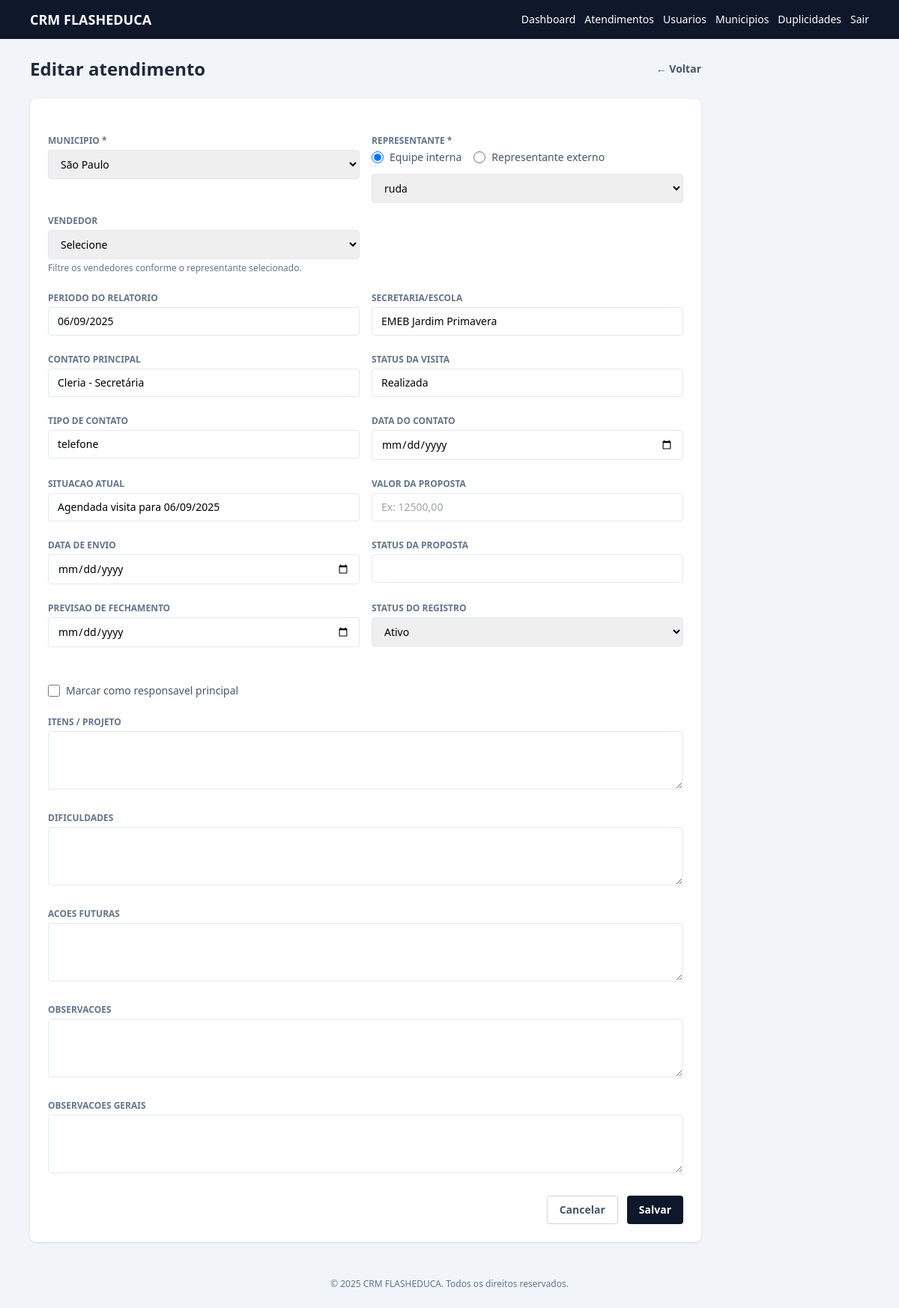
The app's page /atendimento_form.php?id=279 (signed in) with its own data.
### tables this page shows
CREATE TABLE `atendimentos` (
  `id` int(11) NOT NULL,
  `municipio_id` int(11) NOT NULL,
  `representante_id` int(11) DEFAULT NULL,
  `vendedor_id` int(11) DEFAULT NULL,
  `representante_nome_externo` varchar(150) DEFAULT NULL,
  `periodo_relatorio` varchar(100) DEFAULT NULL,
  `secretaria_escola` varchar(150) DEFAULT NULL,
  `contato_principal` varchar(150) DEFAULT NULL,
  `status_visita` varchar(100) DEFAULT NULL,
  `observacoes` text DEFAULT NULL,
  `tipo_contato` varchar(100) DEFAULT NULL,
  `data_contato` date DEFAULT NULL,
  `situacao_atual` varchar(120) DEFAULT NULL,
  `valor_proposta` decimal(12,2) DEFAULT NULL,
  `itens_projeto` text DEFAULT NULL,
  `data_envio` date DEFAULT NULL,
  `status_proposta` varchar(120) DEFAULT NULL,
  `previsao_fechamento` date DEFAULT NULL,
  `dificuldades` text DEFAULT NULL,
  `acoes_futuras` text DEFAULT NULL,
  `observacoes_gerais` text DEFAULT NULL,
  `responsavel_principal` tinyint(1) NOT NULL DEFAULT 0,
  `status_geral` enum('ATIVO','CONCLUIDO','ARQUIVADO') NOT NULL DEFAULT 'ATIVO',
  `created_at` datetime NOT NULL DEFAULT current_timestamp(),
  `updated_at` datetime NOT NULL DEFAULT current_timestamp() ON UPDATE current_timestamp()
);

CREATE TABLE `municipios` (
  `id` int(11) NOT NULL,
  `nome` varchar(150) NOT NULL,
  `codigo_ibge` varchar(20) DEFAULT NULL,
  `estado` varchar(2) DEFAULT NULL,
  `representante_id` int(11) DEFAULT NULL,
  `vendedor_id` int(11) DEFAULT NULL,
  `created_at` datetime NOT NULL DEFAULT current_timestamp(),
  `updated_at` datetime NOT NULL DEFAULT current_timestamp() ON UPDATE current_timestamp()
);

CREATE TABLE `users` (
  `id` int(11) NOT NULL,
  `name` varchar(120) NOT NULL,
  `email` varchar(120) NOT NULL,
  `password_hash` varchar(255) NOT NULL,
  `role` enum('ADMIN','REPRESENTANTE','ADMIN/REPRESENTANTE','VENDEDOR') NOT NULL DEFAULT 'VENDEDOR',
  `created_by` int(11) DEFAULT NULL,
  `estado` varchar(50) NOT NULL,
  `cidade` varchar(100) DEFAULT NULL,
  `representante_id` int(11) DEFAULT NULL,
  `active` tinyint(1) NOT NULL DEFAULT 1,
  `last_login_at` datetime DEFAULT NULL,
  `created_at` datetime NOT NULL DEFAULT current_timestamp(),
  `updated_at` datetime NOT NULL DEFAULT current_timestamp() ON UPDATE current_timestamp()
);

### atendimento_form.php (the view, shortened to what the rows shown need)
<?php
$pdo = get_pdo();
$statusOptions = [
    'ATIVO' => 'Ativo',
    'CONCLUIDO' => 'Concluido',
    'ARQUIVADO' => 'Arquivado',
];
$id = isset($_GET['id']) ? (int)$_GET['id'] : 0;
$isEdit = $id > 0;
$atendimento = null;
if ($isEdit) {
    $atendimento = find_atendimento($pdo, $id);
}
$userId = (int)$_SESSION['user_id'];
$stmtUser = $pdo->prepare('SELECT role, estado FROM users WHERE id = :id');
$stmtUser->execute([':id' => $userId]);
$userData = $stmtUser->fetch();
$isAdmin = $userData && in_array($userData['role'], ['ADMIN', 'ADMIN/REPRESENTANTE'], true);
if ($isAdmin) {
    $stmtMunicipios = $pdo->query('SELECT id, nome FROM municipios ORDER BY nome');
    $municipios = $stmtMunicipios->fetchAll();
}
$representantes = $isAdmin ? $pdo->query("SELECT id, name FROM users WHERE role LIKE '%REPRESENTANTE%' AND active = 1 ORDER BY name")->fetchAll() : [];
$pageTitle = $isEdit ? 'Editar atendimento' : 'Novo atendimento';
require __DIR__ . '/partials/header.php';
?>
<div class="max-w-4xl">
    <div class="mb-6 flex items-center justify-between">
        <h1 class="text-2xl font-semibold text-slate-800"><?= esc($pageTitle) ?></h1>
    </div>
    <form method="post" class="space-y-6 rounded-lg bg-white p-6 shadow">
        <div class="grid gap-4 md:grid-cols-2">
            <div>
                <label class="mb-1 block text-xs font-semibold uppercase text-slate-500" for="municipio_id">Municipio *</label>
                <select name="municipio_id" id="municipio_id" required class="w-full rounded border border-slate-200 px-3 py-2 text-sm">
                    <?php
                    $defaultMunicipio = $atendimento['municipio_id'] ?? '';
                    $selectedMunicipio = old('municipio_id', $defaultMunicipio);
                    foreach ($municipios as $municipio): ?>
                        <option value="<?= $municipio['id'] ?>" <?= (string)$selectedMunicipio === (string)$municipio['id'] ? 'selected' : '' ?>><?= esc($municipio['nome']) ?></option>
                    <?php endforeach; ?>
                </select>
            </div>
            <?php if ($isAdmin): ?>
                <?php
                $selectedRep = old('representante_id', $atendimento['representante_id'] ?? '');
                $defaultTipo = 'interno';
                $representanteTipoAtual = old('representante_tipo', $defaultTipo);
                if ($representanteTipoAtual !== 'externo') {
                    $representanteTipoAtual = 'interno';
                }
                ?>
                <div>
                    <span class="mb-1 block text-xs font-semibold uppercase text-slate-500">Representante *</span>
                    <div class="mb-3 flex flex-wrap gap-4 text-sm text-slate-600">
                        <label class="inline-flex items-center gap-2">
                            <input type="radio" name="representante_tipo" id="representante_tipo_interno" value="interno" <?= $representanteTipoAtual === 'externo' ? '' : 'checked' ?> class="h-4 w-4 text-slate-900">
                            <span>Equipe interna</span>
                        </label>
                        <label class="inline-flex items-center gap-2">
                            <input type="radio" name="representante_tipo" id="representante_tipo_externo" value="externo" <?= $representanteTipoAtual === 'externo' ? 'checked' : '' ?> class="h-4 w-4 text-slate-900">
                            <span>Representante externo</span>
                        </label>
                    </div>
                    <div data-representante-interno class="<?= $representanteTipoAtual === 'externo' ? 'hidden' : '' ?>">
                        <select name="representante_id" id="representante_id" <?= $representanteTipoAtual === 'externo' ? 'disabled' : 'required' ?> class="w-full rounded border border-slate-200 px-3 py-2 text-sm">
                            <?php foreach ($representantes as $rep): ?>
                                <option value="<?= $rep['id'] ?>" <?= (string)$selectedRep === (string)$rep['id'] ? 'selected' : '' ?>><?= esc($rep['name']) ?></option>
                            <?php endforeach; ?>
                        </select>
                    </div>
                </div>
            <?php endif; ?>
        </div>
        <div class="grid gap-4 md:grid-cols-2">
            <div>
                <label class="mb-1 block text-xs font-semibold uppercase text-slate-500" for="periodo_relatorio">Periodo do relatorio</label>
                <input type="text" id="periodo_relatorio" name="periodo_relatorio" value="<?= esc(old('periodo_relatorio', $atendimento['periodo_relatorio'] ?? '')) ?>" class="w-full rounded border border-slate-200 px-3 py-2 text-sm">
            </div>
            <div>
                <label class="mb-1 block text-xs font-semibold uppercase text-slate-500" for="secretaria_escola">Secretaria/Escola</label>
                <input type="text" id="secretaria_escola" name="secretaria_escola" value="<?= esc(old('secretaria_escola', $atendimento['secretaria_escola'] ?? '')) ?>" class="w-full rounded border border-slate-200 px-3 py-2 text-sm">
            </div>
        </div>
        <div class="grid gap-4 md:grid-cols-2">
            <div>
                <label class="mb-1 block text-xs font-semibold uppercase text-slate-500" for="contato_principal">Contato principal</label>
                <input type="text" id="contato_principal" name="contato_principal" value="<?= esc(old('contato_principal', $atendimento['contato_principal'] ?? '')) ?>" class="w-full rounded border border-slate-200 px-3 py-2 text-sm">
            </div>
            <div>
                <label class="mb-1 block text-xs font-semibold uppercase text-slate-500" for="status_visita">Status da visita</label>
                <input type="text" id="status_visita" name="status_visita" value="<?= esc(old('status_visita', $atendimento['status_visita'] ?? '')) ?>" class="w-full rounded border border-slate-200 px-3 py-2 text-sm">
            </div>
        </div>
        <div class="grid gap-4 md:grid-cols-2">
            <div>
                <label class="mb-1 block text-xs font-semibold uppercase text-slate-500" for="tipo_contato">Tipo de contato</label>
                <input type="text" id="tipo_contato" name="tipo_contato" value="<?= esc(old('tipo_contato', $atendimento['tipo_contato'] ?? '')) ?>" class="w-full rounded border border-slate-200 px-3 py-2 text-sm">
            </div>
        </div>
        <div class="grid gap-4 md:grid-cols-2">
            <div>
                <label class="mb-1 block text-xs font-semibold uppercase text-slate-500" for="situacao_atual">Situacao atual</label>
                <input type="text" id="situacao_atual" name="situacao_atual" value="<?= esc(old('situacao_atual', $atendimento['situacao_atual'] ?? '')) ?>" class="w-full rounded border border-slate-200 px-3 py-2 text-sm">
            </div>
        </div>
        <div class="grid gap-4 md:grid-cols-2">
            <div>
                <label class="mb-1 block text-xs font-semibold uppercase text-slate-500" for="status_geral">Status do registro</label>
                <select id="status_geral" name="status_geral" class="w-full rounded border border-slate-200 px-3 py-2 text-sm">
                    <?php
                    $currentStatus = old('status_geral', $atendimento['status_geral'] ?? 'ATIVO');
                    foreach ($statusOptions as $value => $label):
                        $disabled = (!$isAdmin && $value === 'ARQUIVADO') ? 'disabled' : '';
                    ?>
                        <option value="<?= $value ?>" <?= $currentStatus === $value ? 'selected' : '' ?> <?= $disabled ?>><?= esc($label) ?></option>
                    <?php endforeach; ?>
                </select>
            </div>
        </div>
        <div class="grid gap-4 md:grid-cols-2">
            <div class="flex items-center gap-2 pt-6">
                <?php $isResponsavel = (int)old('responsavel_principal', $atendimento['responsavel_principal'] ?? 0); ?>
                <?php if ($isAdmin): ?>
                    <input type="checkbox" id="responsavel_principal" name="responsavel_principal" value="1" <?= $isResponsavel === 1 ? 'checked' : '' ?> class="h-4 w-4 text-slate-900">
                    <label for="responsavel_principal" class="text-sm text-slate-600">Marcar como responsavel principal</label>
                <?php else: ?>
                    <input type="checkbox" disabled <?= $isResponsavel === 1 ? 'checked' : '' ?> class="h-4 w-4 text-slate-900">
                    <span class="text-sm text-slate-500">Responsavel principal (somente admin altera)</span>
                <?php endif; ?>
            </div>
        </div>
    </form>
</div>
<?php
require __DIR__ . '/partials/footer.php';
function find_atendimento(PDO $pdo, int $id): ?array
{
    $stmt = $pdo->prepare('SELECT * FROM atendimentos WHERE id = :id');
    $stmt->execute([':id' => $id]);
    $row = $stmt->fetch(PDO::FETCH_ASSOC);
    return $row ?: null;
}

### records on screen
atendimentos: municipio_id "São Paulo", representante_id "ruda", periodo_relatorio "06/09/2025", secretaria_escola "EMEB Jardim Primavera", contato_principal "Cleria - Secretária", status_visita "Realizada", tipo_contato "telefone", situacao_atual "Agendada visita para 06/09/2025", status_geral "Ativo"
users: role "☑ Equipe interna", role "☐ Representante externo"

### other values on screen
APP_NAME "CRM FLASHEDUCA"
$pageTitle "Editar atendimento"
